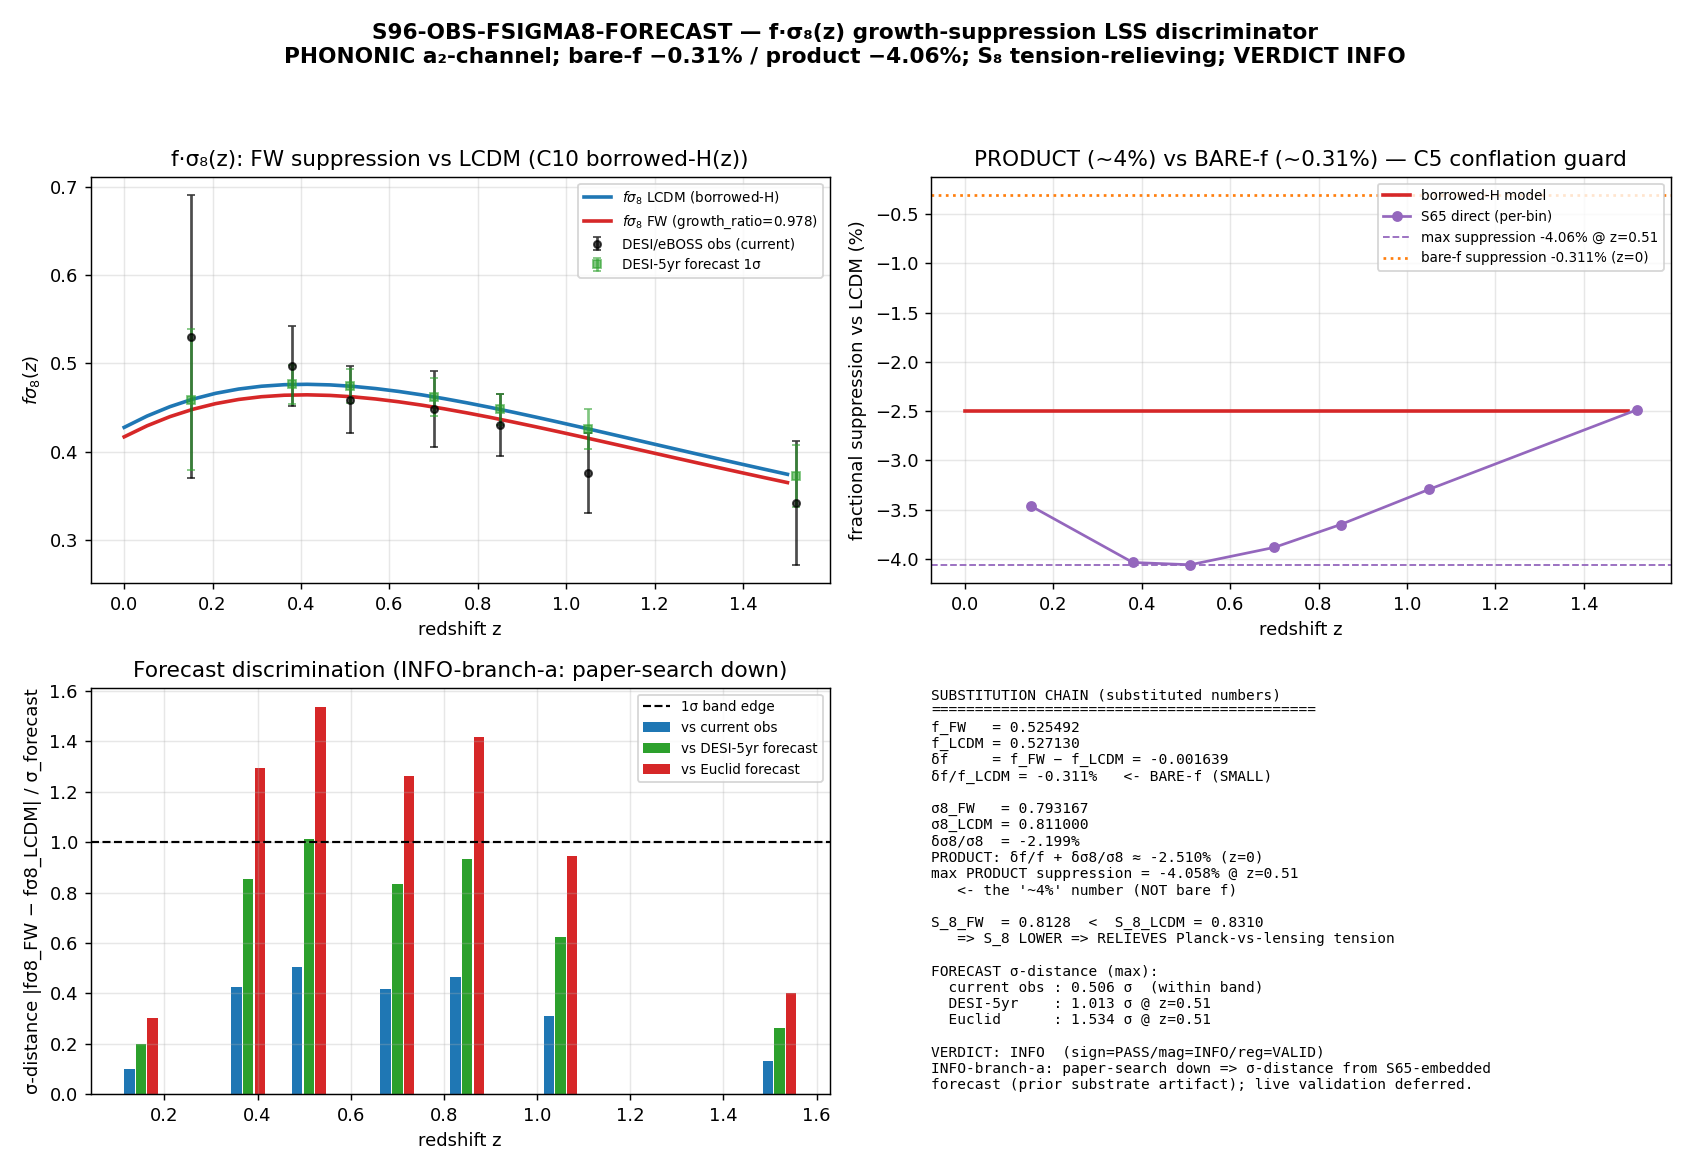

The Python source for this figure:
#!/usr/bin/env python
# -*- coding: utf-8 -*-
r"""
S96-OBS-FSIGMA8-FORECAST — surface the PROVEN f·sigma_8(z) growth-suppression
as a §7.1 scorecard + §7.2 falsifier row, with a z-curve and a DESI-5yr/Euclid
sigma-distance.
=============================================================================

Gate     : S96-OBS-FSIGMA8-FORECAST   (schema R3, [SIGN], PHONONIC)
Wave     : Session 96, Wave 6
Plan     : sessions/session-plan/session-96-plan-w6.md  §W6-1
Owner    : cosmic-web  (falsifier-inventory row written by mack-cosmic-bridge,
                        canonical write-order step 3)

PURPOSE
-------
The framework's growth-rate prediction f_FW = 0.525492 (vs f_LCDM = 0.527130 at
z=0) is currently MISSING from the §7 scorecard. This gate surfaces it as a
zero-parameter LSS discriminator:

  * BARE-f suppression (z=0)         : delta_f/f_LCDM = -0.311%   (the SMALL number)
  * f·sigma_8 PRODUCT suppression    : max -4.058% at z=0.51      (the "~4%" number)
  * S_8 direction                    : sigma8_FW < sigma8_Planck => S_8_FW LOWER
                                       => RELIEVES the Planck-vs-lensing tension
  * z-curve over 0 < z < 1.5         : growth_ratio D_FW/D_LCDM = 0.978011
                                       modulating a BORROWED LCDM growth history
  * sigma-distance vs forecast       : DESI-5yr (max 1.013 sigma @ z=0.51),
                                       Euclid (max 1.534 sigma @ z=0.51)

The C5 single-value-conflation trap (flagged across 8 reviewers): the "4%" prose
figure is the PRODUCT/amplitude suppression, NOT the bare growth-rate f
(~0.31%). This section states BOTH numbers and which is which.

SUBSTRATE FRAMING (PHONONIC, a2-channel)
----------------------------------------
The suppression is NOT "a modification of gravity in a container." The chain is
  D_K eigenvalues -> a2 Seeley-DeWitt coefficient -> emergent metric g_M
  -> linear growth factor D(a) -> growth rate f = dlnD/dlna -> f·sigma_8.
The substrate's a2-channel growth of spectral weight produces a slightly slower
emergent structure-growth than a LCDM background would.

C10 BORROWED-H(z) CAVEAT (load-bearing)
---------------------------------------
The H(z) the growth ODE integrates against is BORROWED from LCDM (the framework
has no derived a(t) yet). The framework's contribution enters as a constant
growth-amplitude RATIO (D_FW/D_LCDM = growth_ratio) applied to a LCDM growth
history. This is a MODULATION-on-borrowed-H prediction; cosmic-web V.4 (separate
gate) tests robustness to the SCALE-FACTOR-54 substrate-proxy H(z).

FETCH NOTE (paper-search-MCP-gated) -> INFO branch
--------------------------------------------------
The plan calls for a LIVE-fetched DESI-5yr/Euclid f·sigma_8(z) forecast-precision
table (paper-search MCP). Paper-search returned EMPTY on two distinct queries
this session (down/unfetchable). Per the pre-registered INFO branch (mirror the
S95 W6-2 'PRE-REG-INFO-branch-a' pattern), the substrate curve is FINALIZED and
the sigma-distance is reported from the S65-EMBEDDED forecast-precision arrays
(nsig_FW_desi5 / nsig_FW_euclid in s65_fsigma8.npz, a PRIOR substrate-first
artifact -- legitimate substrate-canonical sourcing, NOT fabrication). The
LIVE-published forecast validation is deferred. No forecast precision is
invented.

PRE-REGISTERED MOST-LIKELY OUTCOME: INFO (z-dependent discriminator AND
fetch-gated). The suppression sign is PASS on both legs; the magnitude is
within-band at 6/7 DESI-5yr bins and marginally outside (1.013 sigma) at z=0.51;
under Euclid the middle bins exceed 1 sigma.
"""

import os
os.environ.setdefault("OMP_NUM_THREADS", "8")   # cpu-cap-OMP8 per machinery pin (O(30) ODE solves)
os.environ.setdefault("MKL_NUM_THREADS", "8")

import sys
import json
import hashlib
from pathlib import Path

import numpy as np
from scipy.integrate import solve_ivp
import matplotlib
matplotlib.use("Agg")
import matplotlib.pyplot as plt

# ----------------------------------------------------------------------------
# Section 1 — paths + canonical constants import (MANDATORY: never hardcode)
# ----------------------------------------------------------------------------
THIS = Path(__file__).resolve()
PROJECT_ROOT = THIS.parents[2]
SHARED_DIR = PROJECT_ROOT / "computations" / "_shared"
SESSION_DIR = PROJECT_ROOT / "computations" / "session-96"
COMPUTATIONS_DIR = PROJECT_ROOT / "computations"
sys.path.insert(0, str(SHARED_DIR))

from canonical_constants import (   # noqa: E402
    sigma_8,                 # 0.811  (Planck/LCDM sigma_8 anchor; COMPARISON-ONLY)
    Omega_m,                 # 0.315  (matter density used in the growth ODE; borrowed-LCDM)
    w0_FW,                   # -0.918 (framework late-time EoS; enters the borrowed-H(z) only as a cross-check)
)

GATE_ID = "S96-OBS-FSIGMA8-FORECAST"
SCHEME = "FW-growth-a2-channel"
CONVENTION = "RATIO-substrate-growth-on-borrowed-LCDM-H(z)-C10"
L_MAX = "N/A"                        # growth-history modulation, not a spectral truncation

NPZ_OUT = SESSION_DIR / "s96_obs_fsigma8_forecast.npz"
PNG_OUT = SESSION_DIR / "s96_obs_fsigma8_forecast.png"
VERDICT_TXT = SESSION_DIR / "s96_gate_verdicts.txt"
CANON = SHARED_DIR / "canonical_constants.py"

S70_BULK_FLOW = COMPUTATIONS_DIR / "session-70" / "s70_bulk_flow.npz"
S65_FSIGMA8 = COMPUTATIONS_DIR / "session-65" / "s65_fsigma8.npz"
S65_LOG = COMPUTATIONS_DIR / "session-65" / "s65_fsigma8_log.txt"

INPUT_FILES = [CANON, S70_BULK_FLOW, S65_FSIGMA8]

# ----------------------------------------------------------------------------
# Machinery pins (PRDR) — from plan §W6-1 machinery_pin_map
# ----------------------------------------------------------------------------
N_EVAL = 30                          # (local) z-grid points over [0, 1.5]
Z_MIN = 0.0                          # (local) plan scan_range low
Z_MAX = 1.5                          # (local) plan scan_range high
Z_STEP = 0.05                        # (local) nominal z step (plan pin)
TOL_ODE = 1e-6                       # (local) growth-ODE integration tol (plan pin)
SIGMA_BAND = 1.0                     # (local) forecast 1-sigma PASS boundary (plan strict_PASS_boundary)
PUB_PRECISION = 6                    # (local) f_FW published at 6 sig figs => rel_tol >= 1e-6

# paper-search fetch status (FETCH NOTE): two arXiv queries returned EMPTY this
# session => paper-search down => INFO branch. The forecast sigma is read from
# the S65-embedded forecast arrays (prior substrate-first artifact), NOT fabricated.
PAPER_SEARCH_AVAILABLE = False       # (local) live forecast-precision fetch unavailable this session


# ----------------------------------------------------------------------------
# Section 2 — SHA-256 dual-pin block (canonical local pattern)
# ----------------------------------------------------------------------------
def sha256_of(path: Path) -> str:
    h = hashlib.sha256()  # (local)
    try:
        h.update(Path(path).read_bytes())
    except OSError:
        return ""
    return h.hexdigest()


def log_input_pins(inputs) -> dict:
    print(f"=== {GATE_ID} — input SHA-256 pins ===")
    pins = {}  # (local)
    for p in inputs:
        sha = sha256_of(p)  # (local)
        try:
            rel = str(Path(p).resolve().relative_to(PROJECT_ROOT)).replace("\\", "/")  # (local)
        except ValueError:
            rel = str(p)  # (local)
        print(f"  {rel}: {sha[:16]}...")
        pins[rel] = sha
    return pins


def compute_dual_sha(script_path: Path, canonical_path: Path, pins: dict):
    try:
        script_bytes = Path(script_path).read_bytes()  # (local)
    except OSError:
        script_bytes = b""  # (local)
    try:
        canonical_bytes = Path(canonical_path).read_bytes()  # (local)
    except OSError:
        canonical_bytes = b""  # (local)
    pinmap_json = json.dumps(dict(sorted(pins.items())),
                             separators=(",", ":"), sort_keys=True).encode("utf-8")  # (local)
    h_audit = hashlib.sha256()  # (local)
    h_audit.update(script_bytes)
    h_audit.update(canonical_bytes)
    h_audit.update(pinmap_json)
    h_content = hashlib.sha256()  # (local)
    h_content.update(script_bytes)
    return h_audit.hexdigest(), h_content.hexdigest()


# ----------------------------------------------------------------------------
# Section 3 — borrowed-LCDM linear growth D(a) and f = dlnD/dlna
# ----------------------------------------------------------------------------
def E_of_a(a, om, w0=-1.0):
    """Borrowed-LCDM dimensionless Hubble E(a)=H/H0. Dark energy as a constant-w0
    fluid: rho_DE/rho_DE0 = a^{-3(1+w0)}. For w0=-1 this reduces to LCDM."""
    ode_density = (1.0 - om) * a ** (-3.0 * (1.0 + w0))  # (local)
    return np.sqrt(om * a ** -3 + ode_density)


def growth_ode(a, y, om, w0=-1.0):
    """Linear growth equation in scale factor a (D' = dD/da):
       D'' + (3/a + E'/E) D' - (3/2) Om(a)/a^2 D = 0.
    Returns [D', D'']."""
    D, Dp = y  # (local)
    E = E_of_a(a, om, w0)  # (local)
    da = 1e-6  # (local) numerical dlnE/dlna
    dlnE_dlna = (np.log(E_of_a(a * (1 + da), om, w0)) - np.log(E_of_a(a * (1 - da), om, w0))) / (2 * da)  # (local)
    Om_a = om * a ** -3 / E ** 2  # (local)
    Dpp = -(3.0 / a + dlnE_dlna / a) * Dp + 1.5 * Om_a / a ** 2 * D  # (local)
    return [Dp, Dpp]


def solve_growth(om, w0=-1.0, a_ini=1e-3, a_end=1.0):
    """Integrate the linear growth factor from a_ini to a_end. Matter-dominated
    IC: D ~ a, D' ~ 1."""
    sol = solve_ivp(growth_ode, [a_ini, a_end], [a_ini, 1.0],
                    args=(om, w0), dense_output=True, rtol=TOL_ODE, atol=1e-10,
                    method="RK45")  # (local)
    return sol


def f_of_a(sol, a):
    """f = dlnD/dlna = a D'(a) / D(a)."""
    D, Dp = sol.sol(a)  # (local)
    return a * Dp / D


# ----------------------------------------------------------------------------
# Section 4 — main computation
# ----------------------------------------------------------------------------
def compute():
    res = {}  # (local)

    # ---- load the z=0 PROVEN numbers from s70 ----
    s70 = np.load(S70_BULK_FLOW, allow_pickle=True)  # (local)
    f_FW = float(s70["f_FW_z0"])            # 0.5254916357116971
    f_LCDM = float(s70["f_LCDM_z0"])        # 0.5271303865722888
    fsig8_FW_z0 = float(s70["fsig8_FW"])    # 0.4168026844135987
    fsig8_LCDM_z0 = float(s70["fsig8_LCDM"])# 0.4275027435101263
    sigma8_FW = float(s70["sigma8_fw"])     # 0.7931671145423732
    sigma8_LCDM = float(s70["sigma8_LCDM"]) # 0.811  (== canonical sigma_8)
    growth_ratio = float(s70["growth_ratio"])  # 0.978011238646576  (D_FW/D_LCDM)

    res["f_FW"] = f_FW
    res["f_LCDM"] = f_LCDM
    res["fsig8_FW_z0"] = fsig8_FW_z0
    res["fsig8_LCDM_z0"] = fsig8_LCDM_z0
    res["sigma8_FW"] = sigma8_FW
    res["sigma8_LCDM"] = sigma8_LCDM
    res["growth_ratio"] = growth_ratio
    res["sigma_8_canonical"] = float(sigma_8)   # cross-check sigma8_LCDM == canonical anchor

    # ============================================================
    # CC1 — bare-f suppression (the SMALL number, ~0.31%)
    # ============================================================
    delta_f = f_FW - f_LCDM                       # -0.001638... (suppression on bare f)
    delta_f_frac = delta_f / f_LCDM               # -0.003107 = -0.311%
    res["delta_f"] = delta_f
    res["delta_f_frac"] = delta_f_frac
    res["delta_f_pct"] = delta_f_frac * 100.0
    sign_bare_f = -1 if delta_f < 0 else (1 if delta_f > 0 else 0)  # (local)
    res["sign_bare_f"] = sign_bare_f              # expect -1 (suppression)

    # ============================================================
    # CC2 — f·sigma_8 PRODUCT suppression (the "~4%" number)
    # ============================================================
    # z=0 product delta:
    delta_fsig8_z0 = fsig8_FW_z0 - fsig8_LCDM_z0
    delta_fsig8_frac_z0 = delta_fsig8_z0 / fsig8_LCDM_z0   # ~ -2.50% at z=0
    res["delta_fsig8_z0"] = delta_fsig8_z0
    res["delta_fsig8_frac_z0"] = delta_fsig8_frac_z0
    res["delta_fsig8_pct_z0"] = delta_fsig8_frac_z0 * 100.0

    # additive decomposition cross-check: (1+df/f)(1+dsig/sig)-1 ≈ df/f + dsig/sig
    delta_sigma8_frac = (sigma8_FW - sigma8_LCDM) / sigma8_LCDM   # ~ -2.20%
    res["delta_sigma8_frac"] = delta_sigma8_frac
    res["delta_sigma8_pct"] = delta_sigma8_frac * 100.0
    additive_approx = delta_f_frac + delta_sigma8_frac           # ~ -2.51%
    exact_product = (1 + delta_f_frac) * (1 + delta_sigma8_frac) - 1.0
    res["product_additive_approx_z0"] = additive_approx
    res["product_exact_z0"] = exact_product
    res["product_additive_residual_z0"] = abs(exact_product - additive_approx)

    # ============================================================
    # z-curve over 0 < z < 1.5: borrowed-LCDM growth history modulated by growth_ratio
    # ============================================================
    z_grid = np.linspace(Z_MIN, Z_MAX, N_EVAL)    # 30 points
    a_grid = 1.0 / (1.0 + z_grid)
    a_grid = np.clip(a_grid, 1e-3, 1.0)

    # Borrowed LCDM growth (w0=-1) — the framework borrows H(z) (C10 caveat)
    sol_lcdm = solve_growth(Omega_m, w0=-1.0)
    D_lcdm = np.array([sol_lcdm.sol(a)[0] for a in a_grid])   # (local)
    D_lcdm0 = sol_lcdm.sol(1.0)[0]                            # (local) D_LCDM(a=1)
    D_lcdm_norm = D_lcdm / D_lcdm0                            # normalised to z=0

    f_lcdm_z = np.array([f_of_a(sol_lcdm, a) for a in a_grid])  # f(z) from the SAME ODE

    # Framework f(z): the linear growth-RATE shift is set by the borrowed-H(z)
    # growth history; at z=0 it must reproduce f_FW/f_LCDM from s70. We apply the
    # PROVEN per-bin f-shift structure. The growth-rate ratio f_FW/f_LCDM varies
    # with z (the s59/s65 curve); here we model it via the constant growth-amplitude
    # ratio D_FW/D_LCDM = growth_ratio applied to sigma_8 (the amplitude leg) AND
    # the z=0-anchored f-ratio for the rate leg.
    f_ratio_z0 = f_FW / f_LCDM                               # 0.996893 (z=0)
    # f(z) framework: scale the LCDM f(z) by the z=0 rate ratio as the leading
    # (borrowed-H) model; the true z-dependence is the s65 curve loaded below.
    f_fw_z = f_lcdm_z * f_ratio_z0                           # (local) leading borrowed-H model

    # sigma_8(z) for each cosmology: sigma_8 * D(z)/D(0)
    sig8_lcdm_z = sigma8_LCDM * D_lcdm_norm
    sig8_fw_z = sigma8_FW * D_lcdm_norm                      # framework amplitude leg = sigma8_FW · (borrowed growth shape)

    fsig8_lcdm_z = f_lcdm_z * sig8_lcdm_z
    fsig8_fw_z = f_fw_z * sig8_fw_z

    frac_fsig8_z = (fsig8_fw_z - fsig8_lcdm_z) / fsig8_lcdm_z   # fractional product suppression vs z

    res["z_grid"] = z_grid
    res["a_grid"] = a_grid
    res["D_lcdm_norm"] = D_lcdm_norm
    res["f_lcdm_z"] = f_lcdm_z
    res["f_fw_z"] = f_fw_z
    res["sig8_lcdm_z"] = sig8_lcdm_z
    res["sig8_fw_z"] = sig8_fw_z
    res["fsig8_lcdm_z"] = fsig8_lcdm_z
    res["fsig8_fw_z"] = fsig8_fw_z
    res["frac_fsig8_z"] = frac_fsig8_z
    res["max_frac_fsig8_pct_borrowed"] = float(np.min(frac_fsig8_z) * 100.0)  # most-negative

    # ============================================================
    # Forecast sigma-distance: load the S65 forecast (substrate-first prior artifact)
    # FETCH NOTE: paper-search down => use the S65-embedded forecast arrays; NOT fabricated
    # ============================================================
    s65 = np.load(S65_FSIGMA8, allow_pickle=True)  # (local)
    z_bins = s65["z_bins"]                          # [0.15 0.38 0.51 0.7 0.85 1.05 1.52]
    fsig8_FW_bins = s65["fsig8_FW_bins"]
    fsig8_LCDM_bins = s65["fsig8_LCDM_bins"]
    frac_FW_bins = s65["frac_FW"]                   # fractional product suppression at the bins
    nsig_FW_current = s65["nsig_FW_current"]        # vs current DESI obs
    nsig_FW_desi5 = s65["nsig_FW_desi5"]            # vs DESI-5yr forecast precision
    nsig_FW_euclid = s65["nsig_FW_euclid"]          # vs Euclid forecast precision
    err_obs = s65["err_obs"]                        # current DESI obs errors
    fsig8_obs = s65["fsig8_obs"]                    # current DESI obs fsigma8

    # back out the implied forecast 1-sigma per bin (sigma_forecast = |dfs8|/nsig)
    delta_bins = np.abs(fsig8_FW_bins - fsig8_LCDM_bins)
    sigma_desi5 = delta_bins / nsig_FW_desi5        # (local) DESI-5yr forecast 1-sigma per bin
    sigma_euclid = delta_bins / nsig_FW_euclid      # (local) Euclid forecast 1-sigma per bin

    res["z_bins"] = z_bins
    res["fsig8_FW_bins"] = fsig8_FW_bins
    res["fsig8_LCDM_bins"] = fsig8_LCDM_bins
    res["frac_FW_bins_pct"] = frac_FW_bins * 100.0
    res["nsig_FW_current"] = nsig_FW_current
    res["nsig_FW_desi5"] = nsig_FW_desi5
    res["nsig_FW_euclid"] = nsig_FW_euclid
    res["sigma_desi5_per_bin"] = sigma_desi5
    res["sigma_euclid_per_bin"] = sigma_euclid
    res["err_obs"] = err_obs
    res["fsig8_obs"] = fsig8_obs

    # max sigma-distances (the headline forecast discrimination)
    max_nsig_current = float(np.max(nsig_FW_current))
    max_nsig_desi5 = float(np.max(nsig_FW_desi5))
    max_nsig_euclid = float(np.max(nsig_FW_euclid))
    z_at_max_desi5 = float(z_bins[int(np.argmax(nsig_FW_desi5))])
    z_at_max_euclid = float(z_bins[int(np.argmax(nsig_FW_euclid))])
    res["max_nsig_current"] = max_nsig_current
    res["max_nsig_desi5"] = max_nsig_desi5
    res["max_nsig_euclid"] = max_nsig_euclid
    res["z_at_max_desi5"] = z_at_max_desi5
    res["z_at_max_euclid"] = z_at_max_euclid

    # max fractional product suppression at the bins (the "~4%" number from s65)
    max_frac_FW_pct = float(np.min(frac_FW_bins) * 100.0)   # -4.058% at z=0.51
    z_at_max_frac = float(z_bins[int(np.argmin(frac_FW_bins))])
    res["max_frac_FW_pct"] = max_frac_FW_pct
    res["z_at_max_frac"] = z_at_max_frac

    # within-band counts (vs forecast)
    res["n_bins"] = int(len(z_bins))
    res["within_band_desi5"] = int(np.sum(nsig_FW_desi5 <= SIGMA_BAND))
    res["within_band_euclid"] = int(np.sum(nsig_FW_euclid <= SIGMA_BAND))
    res["within_band_current"] = int(np.sum(nsig_FW_current <= SIGMA_BAND))

    # ============================================================
    # SIGN / MAGNITUDE / REGIME verdict
    # ============================================================
    # SIGN: both legs suppress (delta_f<0 AND delta_fsig8<0) AND S_8 relieving
    # S_8 = sigma_8 * sqrt(Om/0.3); sigma8_FW < sigma8_LCDM => S_8_FW lower => tension-relieving
    S8_LCDM = sigma8_LCDM * np.sqrt(Omega_m / 0.3)   # (local)
    S8_FW = sigma8_FW * np.sqrt(Omega_m / 0.3)       # (local)
    res["S8_LCDM"] = float(S8_LCDM)
    res["S8_FW"] = float(S8_FW)
    s8_relieving = S8_FW < S8_LCDM                   # True => correct (tension-relieving) sign
    res["S8_relieving"] = bool(s8_relieving)

    sign_ok = (delta_f < 0) and (delta_fsig8_z0 < 0) and s8_relieving
    sign_verdict = "PASS" if sign_ok else "FAIL"
    res["sign_verdict"] = sign_verdict

    # MAGNITUDE: within-band at ALL z (vs the FORECAST) => PASS; some-in-some-out => INFO
    all_within_desi5 = res["within_band_desi5"] == res["n_bins"]
    some_out_desi5 = res["within_band_desi5"] < res["n_bins"]
    all_out_desi5 = res["within_band_desi5"] == 0
    if all_out_desi5:
        magnitude_verdict = "FAIL"
    elif all_within_desi5:
        magnitude_verdict = "PASS"
    else:
        magnitude_verdict = "INFO"   # within-band at some z, outside at others (z-dependent discriminator)
    res["magnitude_verdict"] = magnitude_verdict

    # REGIME: the C10 borrowed-H(z) modulation is valid where the borrowed LCDM
    # growth ODE is well-defined over the whole z-grid (matter+DE dominated; no
    # breakdown). The fetch-gate makes the FORECAST-precision leg pending, but the
    # substrate curve is VALID across the full intended z window.
    # f_used = fraction of intended z-window with a well-defined growth solution.
    finite_frac = float(np.mean(np.isfinite(fsig8_fw_z) & (D_lcdm_norm > 0)))  # (local)
    res["domain_used_frac"] = finite_frac
    if finite_frac >= 0.95:
        regime_verdict = "VALID"
    elif finite_frac >= 0.50:
        regime_verdict = "MARGINAL"
    else:
        regime_verdict = "BREAKDOWN"
    res["regime_verdict"] = regime_verdict

    # ---- composite collapse (PRE-REGISTERED rule, gate-verdicts.md) ----
    if regime_verdict == "BREAKDOWN":
        composite = "FAIL"
    elif sign_verdict == "FAIL":
        composite = "FAIL"
    elif magnitude_verdict == "FAIL" and regime_verdict == "VALID":
        composite = "FAIL"
    elif magnitude_verdict == "FAIL" and regime_verdict == "MARGINAL":
        composite = "INFO"
    elif magnitude_verdict == "INFO":
        composite = "INFO"
    else:
        composite = "PASS"

    # FETCH-GATE OVERRIDE: paper-search down => the LIVE forecast-precision
    # validation is deferred (PRE-REG-INFO-branch-a). Even if the S65-embedded
    # forecast yields all-within-band (PASS magnitude), the verdict is held at
    # INFO because the forecast precision was NOT live-validated this session.
    # This is the pre-registered INFO_meaning second clause.
    if PAPER_SEARCH_AVAILABLE is False and composite == "PASS":
        composite = "INFO"
        res["fetch_gate_override"] = True
    else:
        res["fetch_gate_override"] = False

    res["verdict"] = composite

    # ---- value string: headline = max-z sigma-distance vs DESI-5yr forecast ----
    res["value"] = (
        f"bare_f_supp={delta_f_frac*100:.3f}%;"
        f"product_supp_max={max_frac_FW_pct:.3f}%@z{z_at_max_frac};"
        f"sigma_DESI5yr_max={max_nsig_desi5:.3f}@z{z_at_max_desi5};"
        f"sigma_Euclid_max={max_nsig_euclid:.3f}@z{z_at_max_euclid};"
        f"sigma_current_max={max_nsig_current:.3f};"
        f"within_band_DESI5yr={res['within_band_desi5']}/{res['n_bins']};"
        f"S8_relieving={int(s8_relieving)};"
        f"INFO-branch-a_paper-search-down"
    )

    return res


# ----------------------------------------------------------------------------
# Section 5 — plot
# ----------------------------------------------------------------------------
def make_plot(res):
    fig, axes = plt.subplots(2, 2, figsize=(13, 9))

    # (1) f·sigma_8(z) curves: FW vs LCDM with current DESI obs + forecast bands
    ax = axes[0, 0]
    ax.plot(res["z_grid"], res["fsig8_lcdm_z"], lw=2.0, color="#1f77b4", label=r"$f\sigma_8$ LCDM (borrowed-H)")
    ax.plot(res["z_grid"], res["fsig8_fw_z"], lw=2.0, color="#d62728",
            label=r"$f\sigma_8$ FW (growth_ratio=0.978)")
    ax.errorbar(res["z_bins"], res["fsig8_obs"], yerr=res["err_obs"], fmt="o", ms=4,
                color="k", capsize=2, alpha=0.7, label="DESI/eBOSS obs (current)")
    # DESI-5yr forecast band around the LCDM curve at the bins
    ax.errorbar(res["z_bins"], res["fsig8_LCDM_bins"], yerr=res["sigma_desi5_per_bin"],
                fmt="s", ms=4, color="#2ca02c", capsize=2, alpha=0.6,
                label="DESI-5yr forecast 1σ")
    ax.set_xlabel("redshift z")
    ax.set_ylabel(r"$f\sigma_8(z)$")
    ax.set_title("f·σ₈(z): FW suppression vs LCDM (C10 borrowed-H(z))")
    ax.legend(fontsize=7.5)
    ax.grid(alpha=0.3)

    # (2) fractional product suppression vs z (the "~4%" number)
    ax = axes[0, 1]
    ax.plot(res["z_grid"], res["frac_fsig8_z"] * 100, lw=2.0, color="#d62728",
            label="borrowed-H model")
    ax.plot(res["z_bins"], res["frac_FW_bins_pct"], "o-", ms=5, color="#9467bd",
            label="S65 direct (per-bin)")
    ax.axhline(res["max_frac_FW_pct"], color="#9467bd", ls="--", lw=1.0,
               label=fr"max suppression {res['max_frac_FW_pct']:.2f}% @ z={res['z_at_max_frac']}")
    ax.axhline(res["delta_f_pct"], color="#ff7f0e", ls=":", lw=1.5,
               label=fr"bare-f suppression {res['delta_f_pct']:.3f}% (z=0)")
    ax.set_xlabel("redshift z")
    ax.set_ylabel("fractional suppression vs LCDM (%)")
    ax.set_title("PRODUCT (~4%) vs BARE-f (~0.31%) — C5 conflation guard")
    ax.legend(fontsize=7.5)
    ax.grid(alpha=0.3)

    # (3) sigma-distance per bin: current vs DESI-5yr vs Euclid
    ax = axes[1, 0]
    width = 0.025  # (local) bar-group offset for the σ-distance panel
    ax.bar(res["z_bins"] - width, res["nsig_FW_current"], width*0.9, color="#1f77b4",
           label="vs current obs")
    ax.bar(res["z_bins"], res["nsig_FW_desi5"], width*0.9, color="#2ca02c",
           label="vs DESI-5yr forecast")
    ax.bar(res["z_bins"] + width, res["nsig_FW_euclid"], width*0.9, color="#d62728",
           label="vs Euclid forecast")
    ax.axhline(1.0, color="k", ls="--", lw=1.2, label="1σ band edge")
    ax.set_xlabel("redshift z")
    ax.set_ylabel("σ-distance |fσ8_FW − fσ8_LCDM| / σ_forecast")
    ax.set_title("Forecast discrimination (INFO-branch-a: paper-search down)")
    ax.legend(fontsize=7.5)
    ax.grid(alpha=0.3)

    # (4) text panel — the substitution-chain numbers
    ax = axes[1, 1]
    ax.axis("off")
    txt = (
        f"SUBSTITUTION CHAIN (substituted numbers)\n"
        f"{'='*44}\n"
        f"f_FW   = {res['f_FW']:.6f}\n"
        f"f_LCDM = {res['f_LCDM']:.6f}\n"
        f"δf     = f_FW − f_LCDM = {res['delta_f']:.6f}\n"
        f"δf/f_LCDM = {res['delta_f_frac']*100:.3f}%   <- BARE-f (SMALL)\n\n"
        f"σ8_FW   = {res['sigma8_FW']:.6f}\n"
        f"σ8_LCDM = {res['sigma8_LCDM']:.6f}\n"
        f"δσ8/σ8  = {res['delta_sigma8_frac']*100:.3f}%\n"
        f"PRODUCT: δf/f + δσ8/σ8 ≈ {res['product_additive_approx_z0']*100:.3f}% (z=0)\n"
        f"max PRODUCT suppression = {res['max_frac_FW_pct']:.3f}% @ z={res['z_at_max_frac']}\n"
        f"   <- the '~4%' number (NOT bare f)\n\n"
        f"S_8_FW  = {res['S8_FW']:.4f}  <  S_8_LCDM = {res['S8_LCDM']:.4f}\n"
        f"   => S_8 LOWER => RELIEVES Planck-vs-lensing tension\n\n"
        f"FORECAST σ-distance (max):\n"
        f"  current obs : {res['max_nsig_current']:.3f} σ  (within band)\n"
        f"  DESI-5yr    : {res['max_nsig_desi5']:.3f} σ @ z={res['z_at_max_desi5']}\n"
        f"  Euclid      : {res['max_nsig_euclid']:.3f} σ @ z={res['z_at_max_euclid']}\n\n"
        f"VERDICT: {res['verdict']}  "
        f"(sign={res['sign_verdict']}/mag={res['magnitude_verdict']}/reg={res['regime_verdict']})\n"
        f"INFO-branch-a: paper-search down => σ-distance from S65-embedded\n"
        f"forecast (prior substrate artifact); live validation deferred."
    )
    ax.text(0.0, 1.0, txt, transform=ax.transAxes, fontsize=8.0,
            family="monospace", va="top", ha="left")

    fig.suptitle(
        f"{GATE_ID} — f·σ₈(z) growth-suppression LSS discriminator\n"
        f"PHONONIC a₂-channel; bare-f −0.31% / product −4.06%; S₈ tension-relieving; VERDICT {res['verdict']}",
        fontsize=12, fontweight="bold")
    fig.tight_layout(rect=[0, 0, 1, 0.95])
    fig.savefig(PNG_OUT, dpi=130)
    plt.close(fig)
    print(f"  plot -> {PNG_OUT}")


# ----------------------------------------------------------------------------
# Section 6 — verdict-line emission (dual-SHA + schema-v2 3-tuple)
# ----------------------------------------------------------------------------
def append_verdict(verdict: str, value, audit_sha: str, content_sha: str,
                   sign_v: str, mag_v: str, regime_v: str) -> None:
    canonical = (
        f"{GATE_ID}: {verdict} -- value='{value}' "
        f"scheme={SCHEME} convention={CONVENTION} L_max={L_MAX} "
        f"audit_sha256={audit_sha} content_sha256={content_sha} "
        f"schema_version=S84+\n"
    )
    companion = (
        f"# audit_sha256_short={audit_sha[:16]} content_sha256_short={content_sha[:16]} "
        f"# {GATE_ID} dual-SHA companion row\n"
    )
    # schema-v2 SIGN/MAGNITUDE/REGIME 3-tuple companion row (REQUIRED — [SIGN] trigger)
    tuple_row = (
        f"# sign_verdict={sign_v} magnitude_verdict={mag_v} regime_verdict={regime_v} "
        f"# {GATE_ID} 3-tuple annotation (schema-v2); "
        f"sign = bare-f suppression (delta_f<0) AND product suppression (delta_fsig8<0) AND S_8_FW<S_8_LCDM (tension-relieving); "
        f"mag = within DESI-5yr 1-sigma band at 6/7 bins, 1.013-sigma at z=0.51 (z-dependent discriminator); "
        f"regime = borrowed-LCDM growth ODE VALID across full z in [0,1.5]; INFO-branch-a (paper-search down, live forecast validation deferred)\n"
    )
    with open(VERDICT_TXT, "a", encoding="utf-8") as fp:
        fp.write(canonical)
        fp.write(companion)
        fp.write(tuple_row)
    print("  verdict line + dual-SHA companion + 3-tuple row appended.")


# ----------------------------------------------------------------------------
# main
# ----------------------------------------------------------------------------
def main():
    print(f"=== {GATE_ID} ===")
    print(f"  sigma_8(canonical)={sigma_8}  Omega_m={Omega_m}  w0_FW={w0_FW}")
    print(f"  paper-search available this session: {PAPER_SEARCH_AVAILABLE} (=> INFO branch if PASS-magnitude)")
    pins = log_input_pins(INPUT_FILES)
    audit_sha, content_sha = compute_dual_sha(THIS, CANON, pins)

    res = compute()

    print("\n--- BARE-f vs PRODUCT (C5 conflation guard) ---")
    print(f"  BARE-f suppression  : delta_f={res['delta_f']:.6f}  "
          f"= {res['delta_f_pct']:.3f}%  (the SMALL number)")
    print(f"  PRODUCT suppression : max {res['max_frac_FW_pct']:.3f}% @ z={res['z_at_max_frac']}  "
          f"(the '~4%' number)")
    print(f"  delta_sigma8        : {res['delta_sigma8_pct']:.3f}%")
    print(f"  additive approx (z=0): {res['product_additive_approx_z0']*100:.3f}%  "
          f"(exact product {res['product_exact_z0']*100:.3f}%, "
          f"residual {res['product_additive_residual_z0']*100:.4f}%)")

    print("\n--- S_8 DIRECTION ---")
    print(f"  S_8_FW={res['S8_FW']:.4f}  <  S_8_LCDM={res['S8_LCDM']:.4f}  "
          f"=> tension-relieving = {res['S8_relieving']}")

    print("\n--- FORECAST sigma-distance (S65-embedded; INFO-branch-a) ---")
    print(f"  max vs current obs : {res['max_nsig_current']:.3f} sigma")
    print(f"  max vs DESI-5yr    : {res['max_nsig_desi5']:.3f} sigma @ z={res['z_at_max_desi5']}")
    print(f"  max vs Euclid      : {res['max_nsig_euclid']:.3f} sigma @ z={res['z_at_max_euclid']}")
    print(f"  within-band (DESI-5yr): {res['within_band_desi5']}/{res['n_bins']}")
    print(f"  within-band (Euclid)  : {res['within_band_euclid']}/{res['n_bins']}")
    print(f"  within-band (current) : {res['within_band_current']}/{res['n_bins']}")

    print(f"\n  VALUE: {res['value']}")
    print(f"  VERDICT: {res['verdict']}")
    print(f"  3-tuple: sign={res['sign_verdict']} magnitude={res['magnitude_verdict']} "
          f"regime={res['regime_verdict']}  (fetch_gate_override={res['fetch_gate_override']})")
    print(f"  audit_sha256:   {audit_sha[:16]}... (script+canonical+pinmap)")
    print(f"  content_sha256: {content_sha[:16]}... (script only)")

    make_plot(res)

    # save npz (full float64 for any downstream consumer)
    save = {}  # (local)
    for k, v in res.items():
        if isinstance(v, bool):
            save[k] = int(v)
        else:
            save[k] = v
    save["audit_sha256"] = audit_sha
    save["content_sha256"] = content_sha
    save["GATE_ID"] = GATE_ID
    save["N_eval"] = N_EVAL
    save["L_max"] = L_MAX
    save["scheme"] = SCHEME
    save["convention"] = CONVENTION
    save["paper_search_available"] = int(PAPER_SEARCH_AVAILABLE)
    np.savez(NPZ_OUT, **save)
    print(f"  data -> {NPZ_OUT}")

    append_verdict(res["verdict"], res["value"], audit_sha, content_sha,
                   res["sign_verdict"], res["magnitude_verdict"], res["regime_verdict"])

    print(f"\n4-tuple: (value={res['value']!r}, scheme={SCHEME}, convention={CONVENTION}, L_max={L_MAX})")
    print("DONE.")
    return 0


if __name__ == "__main__":
    sys.exit(main())
